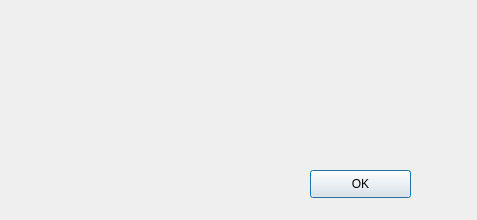
<?xml version="1.0" encoding="UTF-8"?>
<ui version="4.0">
 <class>MessageBox</class>
 <widget class="QDialog" name="MessageBox">
  <property name="geometry">
   <rect>
    <x>0</x>
    <y>0</y>
    <width>477</width>
    <height>220</height>
   </rect>
  </property>
  <property name="windowTitle">
   <string>Message Box</string>
  </property>
  <widget class="QPushButton" name="okButton">
   <property name="geometry">
    <rect>
     <x>310</x>
     <y>170</y>
     <width>101</width>
     <height>28</height>
    </rect>
   </property>
   <property name="text">
    <string>OK</string>
   </property>
  </widget>
  <widget class="QLabel" name="msgLabel">
   <property name="geometry">
    <rect>
     <x>44</x>
     <y>25</y>
     <width>401</width>
     <height>121</height>
    </rect>
   </property>
   <property name="text">
    <string/>
   </property>
  </widget>
 </widget>
 <resources/>
 <connections/>
</ui>
